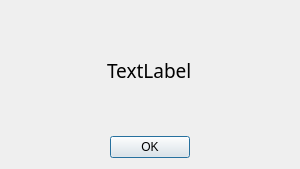
<?xml version="1.0" encoding="UTF-8"?>
<ui version="4.0">
 <class>Dialog</class>
 <widget class="QDialog" name="Dialog">
  <property name="geometry">
   <rect>
    <x>0</x>
    <y>0</y>
    <width>300</width>
    <height>169</height>
   </rect>
  </property>
  <property name="windowTitle">
   <string>Dialog</string>
  </property>
  <layout class="QVBoxLayout" name="verticalLayout">
   <item alignment="Qt::AlignHCenter">
    <widget class="QLabel" name="messageLabel">
     <property name="font">
      <font>
       <family>Nirmala UI Semilight</family>
       <pointsize>14</pointsize>
      </font>
     </property>
     <property name="text">
      <string>TextLabel</string>
     </property>
    </widget>
   </item>
   <item>
    <widget class="QDialogButtonBox" name="buttonBox">
     <property name="sizePolicy">
      <sizepolicy hsizetype="Preferred" vsizetype="Fixed">
       <horstretch>0</horstretch>
       <verstretch>0</verstretch>
      </sizepolicy>
     </property>
     <property name="orientation">
      <enum>Qt::Horizontal</enum>
     </property>
     <property name="standardButtons">
      <set>QDialogButtonBox::Ok</set>
     </property>
     <property name="centerButtons">
      <bool>true</bool>
     </property>
    </widget>
   </item>
  </layout>
 </widget>
 <resources/>
 <connections>
  <connection>
   <sender>buttonBox</sender>
   <signal>accepted()</signal>
   <receiver>Dialog</receiver>
   <slot>accept()</slot>
   <hints>
    <hint type="sourcelabel">
     <x>248</x>
     <y>254</y>
    </hint>
    <hint type="destinationlabel">
     <x>157</x>
     <y>274</y>
    </hint>
   </hints>
  </connection>
  <connection>
   <sender>buttonBox</sender>
   <signal>rejected()</signal>
   <receiver>Dialog</receiver>
   <slot>reject()</slot>
   <hints>
    <hint type="sourcelabel">
     <x>316</x>
     <y>260</y>
    </hint>
    <hint type="destinationlabel">
     <x>286</x>
     <y>274</y>
    </hint>
   </hints>
  </connection>
 </connections>
</ui>
